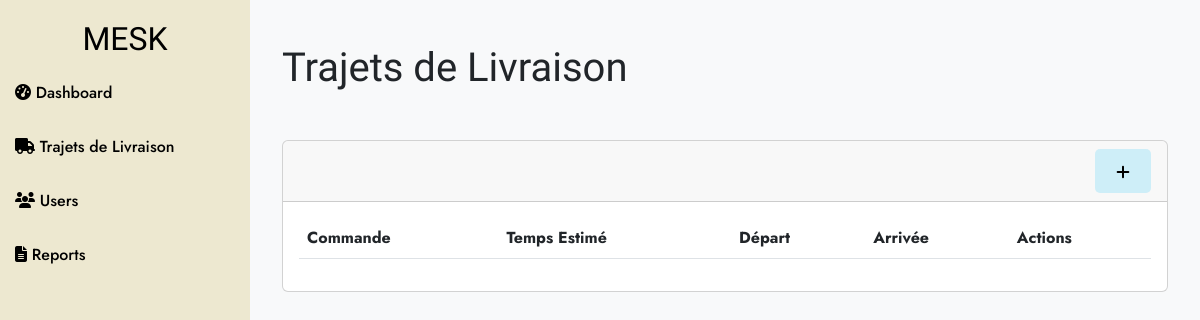
/trajets/, run on an earlier commit of the app's database.
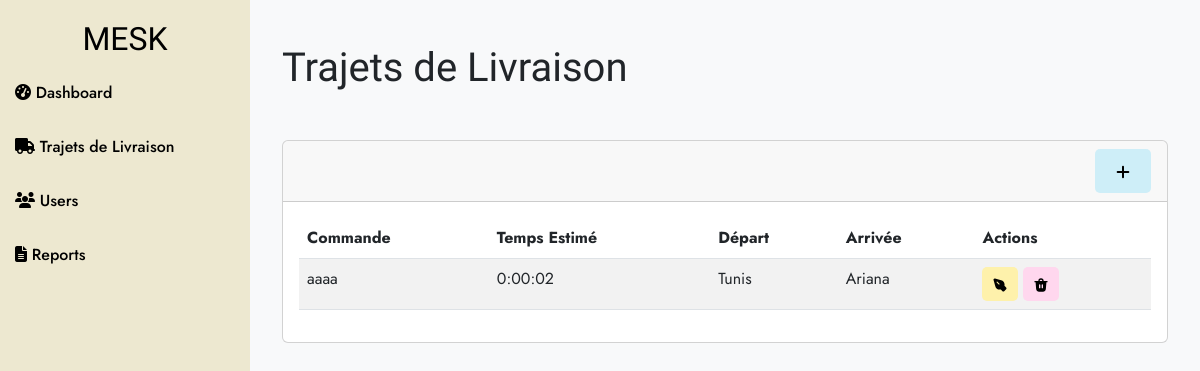
And on a later commit of the database.
### trajets/models.py (models this page shows, shortened)
class TrajetLivraison(models.Model):
    livraison = models.OneToOneField(Livraison, on_delete=models.CASCADE, related_name='trajet')
    temps_estime = models.DurationField()
    point_de_depart = models.CharField(max_length=255, blank=True)
    point_d_arrivee = models.CharField(max_length=255, blank=True)

### livraisons/models.py (models this page shows, shortened)
class Livraison(models.Model):
    governorates_data = {
        'Governorate': [
            'Ariana', 'Béja', 'Ben Arous', 'Bizerte', 'El Kef', 'Gabès', 'Gafsa', 'Jendouba',
            'Kairouan', 'Kasserine', 'Kebili', 'Mahdia', 'Manouba', 'Medenine', 'Monastir',
            'Nabeul', 'Sfax', 'Sidi Bouzid', 'Siliana', 'Sousse', 'Tataouine', 'Tozeur',
            'Tunis', 'Zaghouan'
        ],
        'Latitude': [
            36.8625, 36.7333, 36.7108, 37.2728, 36.1917, 33.8833, 34.4225, 35.1600,
            35.6772, 35.1667, 33.7050, 35.5000, 36.7933, 33.3547, 35.7694,
            36.4513, 34.7400, 35.0381, 35.5800, 35.8333, 32.9306, 33.6833,
            36.8064, 36.4267
        ],
        'Longitude': [
            10.1956, 9.1833, 10.7817, 9.8725, 8.8236, 10.1167, 8.7842, 8.9981,
            10.1008, 8.8333, 8.9650, 10.3000, 10.1622, 10.5053, 10.8194,
            10.6933, 10.7600, 9.4858, 9.1961, 10.6333, 10.4500, 8.1481,
            10.1817, 10.1767
        ]
    }
    coords_dict = {governorate: (latitude, longitude)
                   for governorate, latitude, longitude in zip(
                       governorates_data['Governorate'],
                       governorates_data['Latitude'],
                       governorates_data['Longitude']
                   )}
    GOUVERNORATS = [(governorate, governorate) for governorate in governorates_data['Governorate']]
    commande = models.CharField(max_length=100)
    adresse_livraison = models.CharField(max_length=255, choices=GOUVERNORATS)
    statut_livraison = models.CharField(max_length=50)
    transporteur = models.CharField(max_length=100)

### trajets/views.py (the view)
# urls.py: path('', views.trajet_list, name='trajet_list'),
def trajet_list(request):
    trajets = TrajetLivraison.objects.all()
    return render(request, 'trajets/trajet_list.html', {'trajets': trajets})

### trajets/templates/trajets/trajet_list.html (shortened to what this page needs)
<!DOCTYPE html>
<html lang="en">
<head>
    <link href="https://cdn.jsdelivr.net/npm/bootstrap@5.3.0-alpha1/dist/css/bootstrap.min.css" rel="stylesheet">
</head>
<body>
    <div class="sidebar">
        <h2 class="text-center text-black">MESK</h2>
        <a href="#dashboard"><i class="fas fa-tachometer-alt"></i> Dashboard</a>
        <a href="#trajets"><i class="fas fa-truck"></i> Trajets de Livraison</a>
        <a href="#users"><i class="fas fa-users"></i> Users</a>
        <a href="#reports"><i class="fas fa-file-alt"></i> Reports</a>
    </div>
    <div class="content">
        <div class="container-fluid">
            <h1 class="mt-4">Trajets de Livraison</h1>
            <div id="trajets" class="my-5">
                <div class="card">
                    <div class="card-header">
                        <div class="d-flex justify-content-end">
                            <a href="{% url 'trajet_create' %}" class="btn" style="background-color: #ceeef8; color: #000; padding: 10px 20px; border: none; border-radius: 5px;">
                            </a>
                        </div>
                    </div>
                    <div class="card-body">
                        <table class="table table-striped">
                            <thead>
                                <tr>
                                    <th>Commande</th>
                                    <th>Temps Estimé</th>
                                    <th>Départ</th>
                                    <th>Arrivée</th>
                                    <th>Actions</th>
                                </tr>
                            </thead>
                            <tbody>
                                {% for trajet in trajets %}
                                <tr>
                                    <td>{{ trajet.livraison.commande }}</td>
                                    <td>{{ trajet.temps_estime }}</td>
                                    <td>{{ trajet.point_de_depart }}</td>
                                    <td>{{ trajet.point_d_arrivee }}</td>
                                    <td>
                                        <button class="btn" style="background-color: #fef1ab; color: #000; padding: 5px 10px; border: none; border-radius: 5px;" data-bs-toggle="modal" data-bs-target="#updateModal{{ trajet.pk }}">
                                        </button>
                                        <button class="btn" style="background-color: #ffd7ee; color: #000; padding: 5px 10px; border: none; border-radius: 5px;" data-bs-toggle="modal" data-bs-target="#deleteModal{{ trajet.pk }}">
                                        </button>
                                    </td>
                                </tr>
                                {% endfor %}
                            </tbody>
                        </table>
                    </div>
                </div>
            </div>
        </div>
    </div>
</body>
</html>

What changed in the data, as far as the page shows it:
added TrajetLivraison: livraison.commande "aaaa", temps_estime "0:00:02", point_de_depart "Tunis", point_d_arrivee "Ariana"
